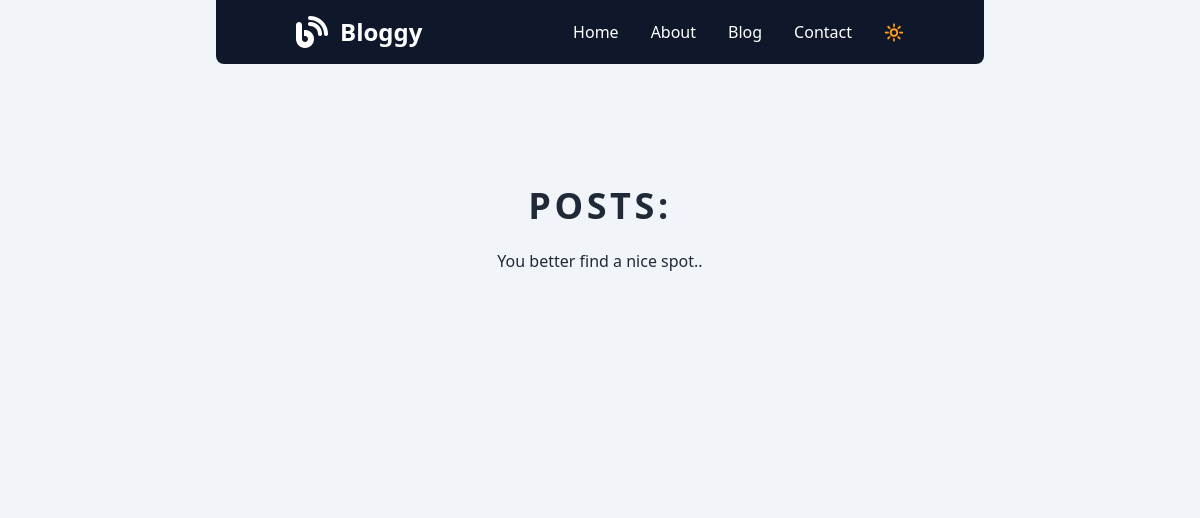
The page /blog/ on the database as committed earlier.
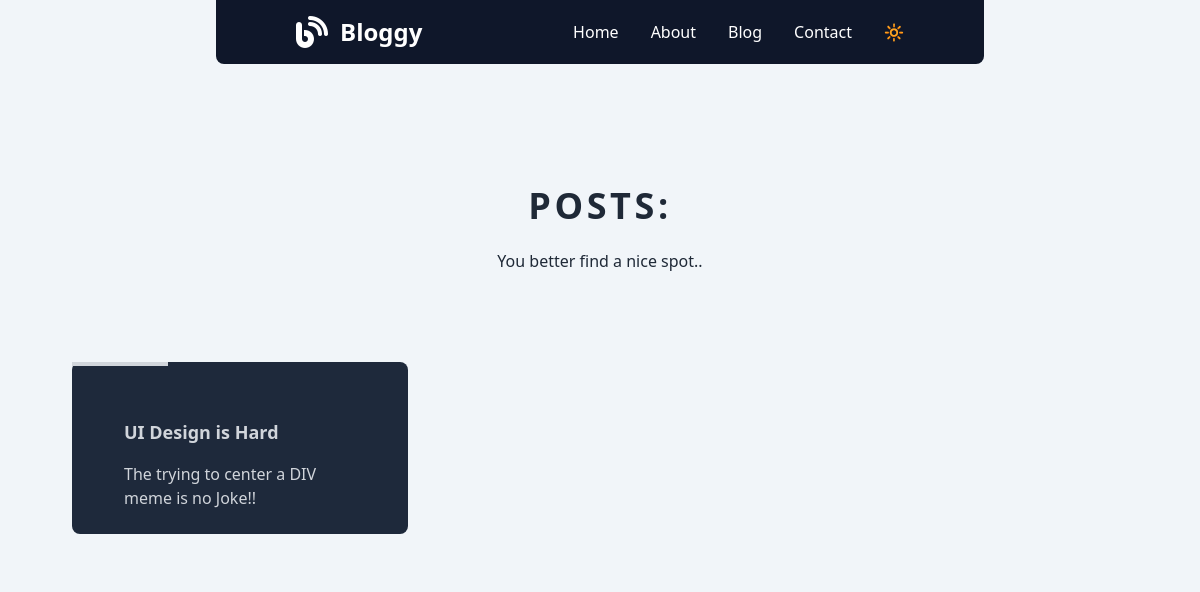
The same page on the database as committed later.
### blog/models.py (models this page shows, shortened)
class BlogPost(models.Model):
    title = models.CharField(max_length=100, unique=True)
    category = models.CharField(max_length=20)
    thumbnail_text = models.CharField(max_length=50)
    slug = models.SlugField(max_length=150, unique=True)
    content = models.TextField()
    author = models.ForeignKey(User, on_delete=models.CASCADE)
    created_at = models.DateTimeField(auto_now_add=True)
    updated_at = models.DateTimeField(auto_now=True)
    class Meta:
        ordering = ['-created_at']

### blog/views.py (the view)
# urls.py: path('blog/', views.BlogListView.as_view(), name='posts'),
class BlogListView(generic.ListView):
    model = BlogPost
    template_name = "Blog.html"
    context_object_name = "Posts"

### templates/Blog.html (shortened to what this page needs)
{% extends "base.html" %}
{% block content %}
<section class="w-full  ray-50">
    <div class="py-10  sm:py-16 block lg:py-24 relative bg-opacity-50  z-40  " >
        <div class="relative mx-auto h-full px-4 pb-20   md:pb-10 sm:max-w-xl md:max-w-full md:px-24 lg:max-w-screen-xl lg:px-8">
            <div class=" absolute  top-0 -right-1/4 z-0  opacity-10 ">
            </div>
            <div class="px-4 mx-auto max-w-7xl sm:px-6 lg:px-8 relative">
                <div class="max-w-xl mx-auto text-center">
                    <div class="inline-flex px-4 py-1.5 mx-auto rounded-full  ">
                        <p class="text-4xl font-semibold tracking-widest text-g uppercase">Posts:</p>
                    </div>
                    <p class="mt-4 text-base leading-relaxed">You better find a nice spot..</p>
                </div>
                <div class="grid grid-cols-1 gap-2 mt-12 sm:grid-cols-3 lg:mt-20   ">
                    {% for post in Posts %}
                        <a href="{% url 'blog:post-view' post.slug %}" class="rounded-lg transition-all duration-1000 bg-slate-800 dark:bg-slate-300 text-gray-300 dark:text-slate-900 hover:bg-slate-900 dark:hover:bg-slate-200  hover:shadow-xl m-2 p-4 relative z-40 group">
                            <div class="absolute bg-gray-300 dark:bg-slate-800 top-0 left-0 w-24 h-1 z-30  transition-all duration-200 group-hover:bg-white dark:group-hover:bg-slate-900 group-hover:w-1/2"></div>
                            <div class="py-2 px-9 relative group-hover:text-gray-200 dark:group-hover:text-gray-900">
                                <h3 class="mt-8 text-lg font-bold">{{ post.title }}</h3>
                                <p class="mt-4 text-base font-medium">{{ post.thumbnail_text }}</p>
                            </div>
                        </a>
                    {% endfor %}
                </div>
            </div>
        </div>
    </div>
</section>
{% endblock content %}

### templates/base.html (shortened to what this page needs)
{% load static %}
{% load tailwind_tags %}
<!DOCTYPE html>
<html lang="en">
    <head>
        {% tailwind_css %}
    </head>
    <body>
        <div class="min-h-screen overflow-hidden bg-slate-100 dark:bg-slate-900 text-gray-800 dark:text-gray-200">
            <div class="overflow-hidden">
                {% include './Navbar.html' %}
                <div class="mx-auto mt-5">
                    {% block content %}
                    {% endblock content %}
                </div>
            </div>
        </div>
    </body>
</html>

### templates/Navbar.html (shortened to what this page needs)
<nav class=" max-w-screen-md m-auto rounded-b-lg bg-slate-900 dark:bg-slate-100 text-white dark:text-black border-gray-200">
    <div class="max-w-screen-sm flex flex-wrap items-center justify-between mx-auto p-4">
      <a href="{% url 'blog:home' %}" class="flex items-center space-x-3 rtl:space-x-reverse">
          <i class="fa-solid fa-blog fa-2xl"></i>
          <span class="self-center text-2xl font-semibold whitespace-nowrap">Bloggy</span>
      </a>
      <div class="hidden w-full md:block md:w-auto" id="navbar-default">
        <ul class="font-medium flex flex-col p-4 md:p-0 mt-4 border border-gray-100 rounded-lg md:flex-row md:space-x-8 rtl:space-x-reverse md:mt-0 md:border-0 dark:border-gray-700">
          <li>
            <a href="{% url 'blog:home' %}" class="block py-2 px-3 bg-blue-700 rounded md:bg-transparent md:p-0" aria-current="page">Home</a>
          </li>
          <li>
            <a href="/" class="block py-2 px-3 rounded hover:bg-gray-100 md:hover:bg-transparent md:border-0 md:hover:text-blue-700 md:p-0 md:dark:hover:text-blue-500 dark:hover:bg-gray-700 dark:hover:text-white md:dark:hover:bg-transparent">About</a>
          </li>
          <li>
            <a href="{% url 'blog:posts' %}" class="block py-2 px-3 rounded hover:bg-gray-100 md:hover:bg-transparent md:border-0 md:hover:text-blue-700 md:p-0 md:dark:hover:text-blue-500 dark:hover:bg-gray-700 dark:hover:text-white md:dark:hover:bg-transparent">Blog</a>
          </li>
          <li>
            <a href="/" class="block py-2 px-3 rounded hover:bg-gray-100 md:hover:bg-transparent md:border-0 md:hover:text-blue-700 md:p-0 md:dark:hover:text-blue-500 dark:hover:bg-gray-700 dark:hover:text-white md:dark:hover:bg-transparent">Contact</a>
          </li>
          <li>
            <button id="theme-toggle">🔆</button>
          </li>
        </ul>
      </div>
    </div>
</nav>

Rows that differ between the two databases and show on the page:
added BlogPost: title "UI Design is Hard", thumbnail_text "The trying to center a DIV meme is no Joke!!"
